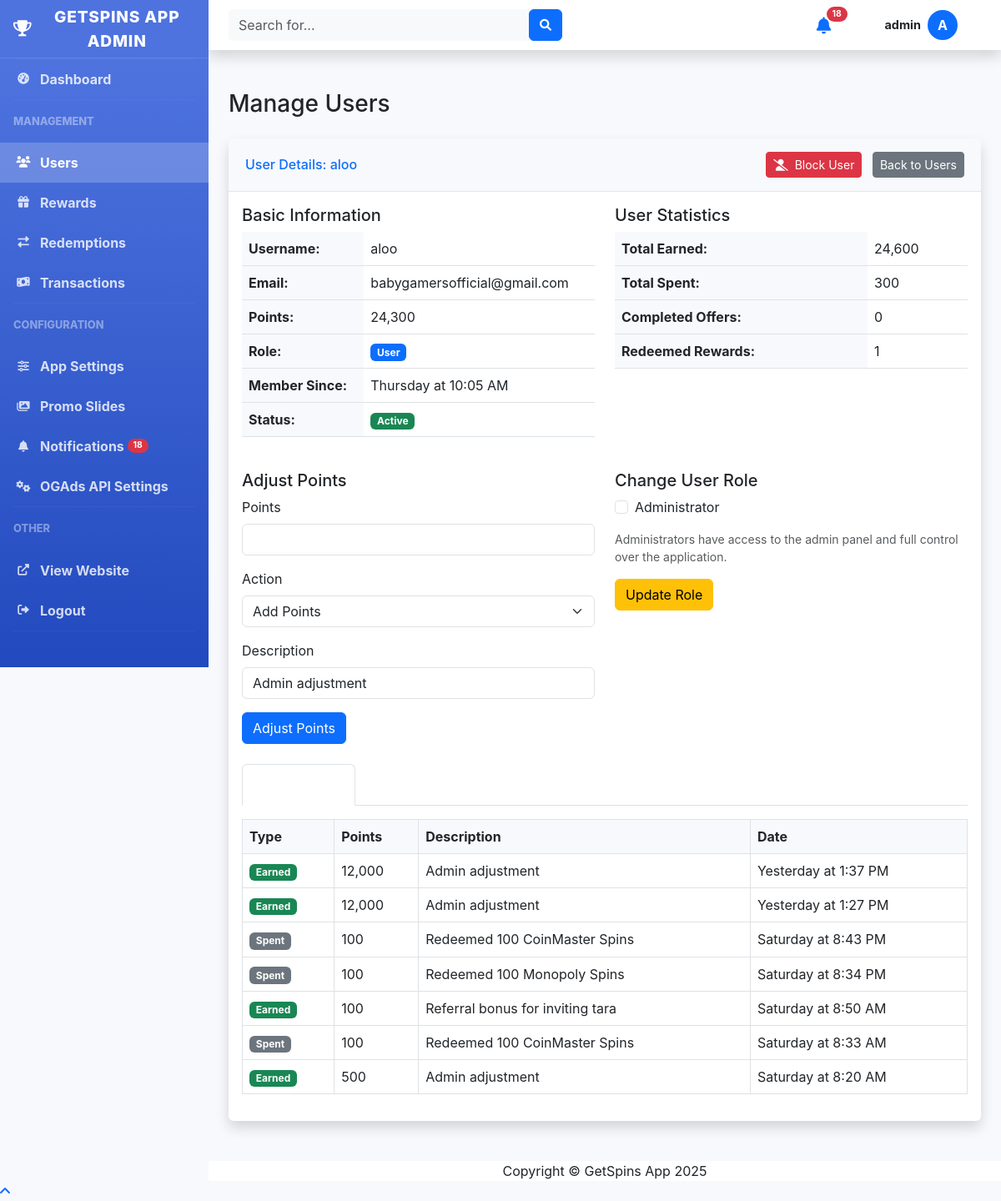
Page /admin/users.php?action=view&id=2 (signed in) on the earlier database version.
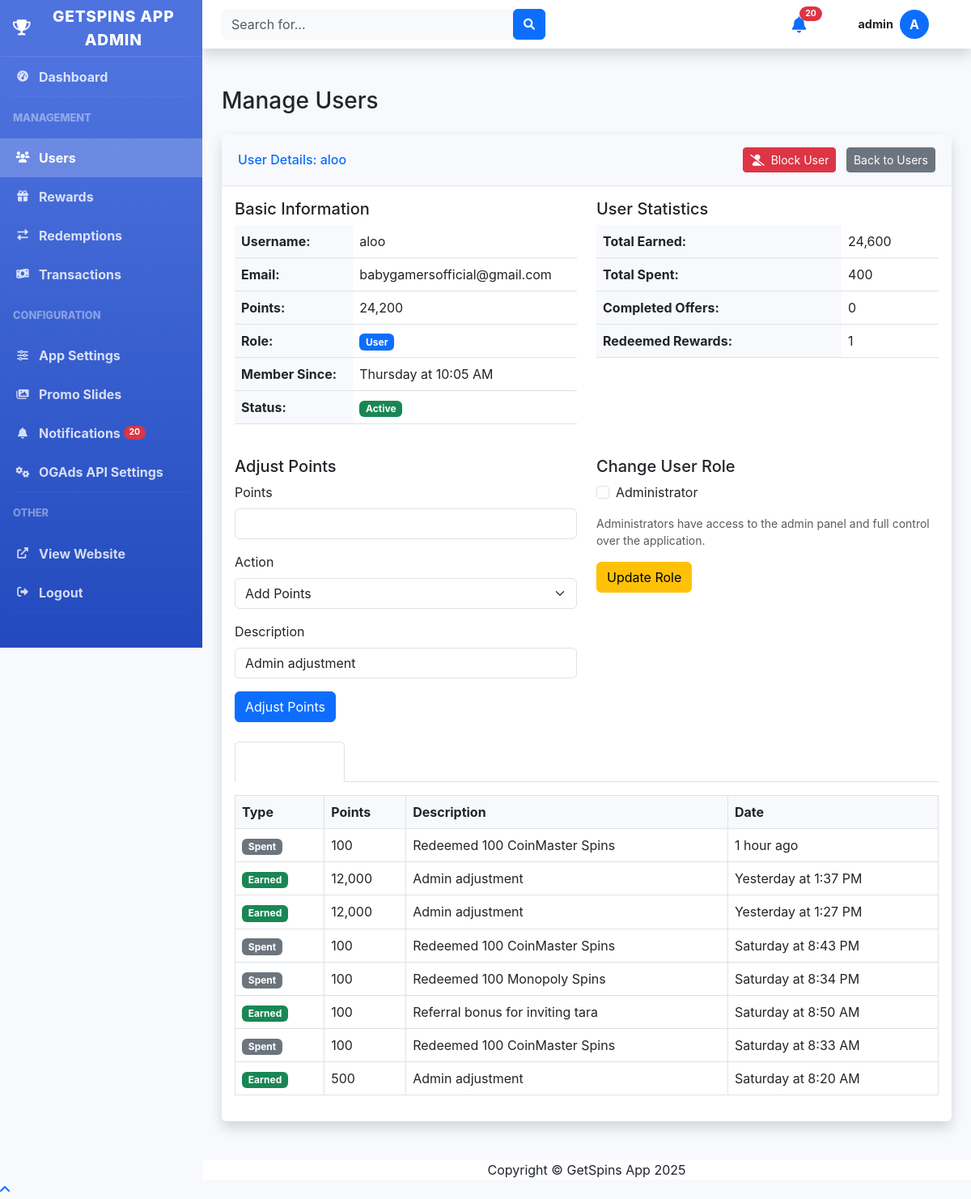
Same page on the later database version.
### tables this page shows
CREATE TABLE users (
            id INTEGER PRIMARY KEY AUTOINCREMENT,
            username TEXT NOT NULL UNIQUE,
            email TEXT NOT NULL UNIQUE,
            password TEXT NOT NULL,
            points INTEGER NOT NULL DEFAULT 0,
            is_admin INTEGER NOT NULL DEFAULT 0,
            created_at TIMESTAMP DEFAULT CURRENT_TIMESTAMP,
            updated_at TIMESTAMP DEFAULT CURRENT_TIMESTAMP
        , referral_code TEXT, referred_by INTEGER, is_blocked INTEGER DEFAULT 0 NOT NULL);

CREATE TABLE transactions (
            id INTEGER PRIMARY KEY AUTOINCREMENT,
            user_id INTEGER NOT NULL,
            type TEXT NOT NULL CHECK(type IN ('earn', 'spend')),
            points INTEGER NOT NULL,
            description TEXT NOT NULL,
            reference_id INTEGER NULL,
            reference_type TEXT NULL,
            created_at TIMESTAMP DEFAULT CURRENT_TIMESTAMP,
            FOREIGN KEY (user_id) REFERENCES users(id) ON DELETE CASCADE
        );

### admin/users.php (the view, shortened to what the changed rows need)
<?php
require_once '../includes/auth.php';
require_once '../includes/functions.php';
require_once '../includes/db.php';
$db = Database::getInstance();
$conn = $db->getConnection();
if (isset($_GET['action'])) {
    $action = $_GET['action'];
    if ($action === 'view' && isset($_GET['id'])) {
        $user_id = (int)$_GET['id'];
        $stats = getUserStats($user_id);
        $stmt = $conn->prepare("SELECT * FROM transactions WHERE user_id = :user_id ORDER BY created_at DESC LIMIT 10");
        $stmt->bindValue(':user_id', $user_id);
        $stmt->execute();
        $transactions = [];
        while ($row = $stmt->fetch(PDO::FETCH_ASSOC)) {
            $transactions[] = $row;
        }
    }
}
$users = getAllUsers();
include 'header.php';
?>
<div class="container-fluid">
    <div class="d-sm-flex align-items-center justify-content-between mb-4">
        <h1 class="h3 mb-0 text-gray-800">Manage Users</h1>
    </div>
    <?php if (isset($action) && $action === 'view' && isset($user)): ?>
    <div class="card shadow mb-4">
        <div class="card-header py-3 d-flex flex-row align-items-center justify-content-between">
            <h6 class="m-0 font-weight-bold text-primary">User Details: <?php echo htmlspecialchars($user['username']); ?></h6>
            <div>
                <?php
                $is_blocked = isset($user['is_blocked']) && $user['is_blocked'] == 1;
                $block_btn_class = $is_blocked ? 'btn-success' : 'btn-danger';
                $block_btn_text = $is_blocked ? 'Unblock User' : 'Block User';
                $block_btn_icon = $is_blocked ? 'fa-unlock' : 'fa-user-slash';
                ?>
                <a href="javascript:void(0);"
                   class="btn btn-sm <?php echo $block_btn_class; ?> me-2"
                   onclick="return showConfirmationModal(
                       'Are you sure you want to <?php echo $is_blocked ? 'unblock' : 'block'; ?> this user?',
                       'users.php?action=toggle_block&id=<?php echo $user['id']; ?>',
                       '<?php echo $block_btn_class; ?>'
                   );">
                    <i class="fas <?php echo $block_btn_icon; ?> me-1"></i> <?php echo $block_btn_text; ?>
                </a>
                <a href="users.php" class="btn btn-sm btn-secondary">Back to Users</a>
            </div>
        </div>
        <div class="card-body">
            <div class="row mb-4">
                <div class="col-md-6">
                    <h5>Basic Information</h5>
                    <table class="table">
                        <tr>
                            <th>Username:</th>
                            <td><?php echo htmlspecialchars($user['username']); ?></td>
                        </tr>
                        <tr>
                            <th>Email:</th>
                            <td><?php echo htmlspecialchars($user['email']); ?></td>
                        </tr>
                        <tr>
                            <th>Points:</th>
                            <td><?php echo formatPoints($user['points']); ?></td>
                        </tr>
                        <tr>
                            <th>Role:</th>
                            <td>
                                <?php if ($user['is_admin']): ?>
                                <span class="badge bg-danger">Admin</span>
                                <?php else: ?>
                                <span class="badge bg-primary">User</span>
                                <?php endif; ?>
                            </td>
                        </tr>
                        <tr>
                            <th>Member Since:</th>
                            <td><?php echo formatDate($user['created_at']); ?></td>
                        </tr>
                        <tr>
                            <th>Status:</th>
                            <td>
                                <?php if (isset($user['is_blocked']) && $user['is_blocked'] == 1): ?>
                                <span class="badge bg-danger">Blocked</span>
                                <?php else: ?>
                                <span class="badge bg-success">Active</span>
                                <?php endif; ?>
                            </td>
                        </tr>
                    </table>
                </div>
                <div class="col-md-6">
                    <h5>User Statistics</h5>
                    <table class="table">
                        <tr>
                            <th>Total Earned:</th>
                            <td><?php echo formatPoints($stats['total_earned']); ?></td>
                        </tr>
                        <tr>
                            <th>Total Spent:</th>
                            <td><?php echo formatPoints($stats['total_spent']); ?></td>
                        </tr>
                        <tr>
                            <th>Completed Offers:</th>
                            <td><?php echo $stats['completed_offers']; ?></td>
                        </tr>
                        <tr>
                            <th>Redeemed Rewards:</th>
                            <td><?php echo $stats['redeemed_rewards']; ?></td>
                        </tr>
                    </table>
                </div>
            </div>
            <div class="row mb-4">
                <div class="col-md-6">
                    <h5>Adjust Points</h5>
                    <form action="<?php echo $_SERVER['PHP_SELF']; ?>?action=edit_points&id=<?php echo $user['id']; ?>" method="post">
                        <div class="mb-3">
                            <label for="points" class="form-label">Points</label>
                            <input type="number" class="form-control" id="points" name="points" min="1" required>
                        </div>
                        <div class="mb-3">
                            <label for="type" class="form-label">Action</label>
                            <select class="form-select" id="type" name="type" required>
                                <option value="add">Add Points</option>
                            </select>
                        </div>
                        <div class="mb-3">
                            <label for="description" class="form-label">Description</label>
                            <input type="text" class="form-control" id="description" name="description" value="Admin adjustment">
                        </div>
                        <button type="submit" class="btn btn-primary">Adjust Points</button>
                    </form>
                </div>
                <div class="col-md-6">
                    <h5>Change User Role</h5>
                    <form action="<?php echo $_SERVER['PHP_SELF']; ?>?action=change_role&id=<?php echo $user['id']; ?>" method="post">
                        <div class="mb-3 form-check">
                            <input type="checkbox" class="form-check-input" id="is_admin" name="is_admin" <?php echo $user['is_admin'] ? 'checked' : ''; ?>>
                            <label class="form-check-label" for="is_admin">Administrator</label>
                        </div>
                        <p class="small text-muted">Administrators have access to the admin panel and full control over the application.</p>
                        <button type="submit" class="btn btn-warning">Update Role</button>
                    </form>
                </div>
            </div>
            <div class="row">
                <div class="col-12">
                    <ul class="nav nav-tabs" id="userTabs" role="tablist">
                        <li class="nav-item" role="presentation">
                            <button class="nav-link active" id="transactions-tab" data-bs-toggle="tab" data-bs-target="#transactions" type="button" role="tab" aria-controls="transactions" aria-selected="true">Transactions</button>
                        </li>
                        <li class="nav-item" role="presentation">
                            <button class="nav-link" id="redemptions-tab" data-bs-toggle="tab" data-bs-target="#redemptions" type="button" role="tab" aria-controls="redemptions" aria-selected="false">Redemptions</button>
                        </li>
                    </ul>
                    <div class="tab-content" id="userTabsContent">
                        <div class="tab-pane fade show active" id="transactions" role="tabpanel" aria-labelledby="transactions-tab">
                            <div class="table-responsive mt-3">
                                <table class="table table-bordered">
                                    <thead>
                                        <tr>
                                            <th>Type</th>
                                            <th>Points</th>
                                            <th>Description</th>
                                            <th>Date</th>
                                        </tr>
                                    </thead>
                                    <tbody>
                                        <?php if (count($transactions) > 0): ?>
                                            <?php foreach ($transactions as $transaction): ?>
                                            <tr>
                                                <td>
                                                    <?php if ($transaction['type'] === 'earn'): ?>
                                                    <span class="badge bg-success">Earned</span>
                                                    <?php else: ?>
                                                    <span class="badge bg-secondary">Spent</span>
                                                    <?php endif; ?>
                                                </td>
                                                <td><?php echo formatPoints($transaction['points']); ?></td>
                                                <td><?php echo htmlspecialchars($transaction['description']); ?></td>
                                                <td><?php echo formatDate($transaction['created_at']); ?></td>
                                            </tr>
                                            <?php endforeach; ?>
                                        <?php else: ?>
                                        <tr>
                                            <td colspan="4" class="text-center">No transactions found</td>
                                        </tr>
                                        <?php endif; ?>
                                    </tbody>
                                </table>
                            </div>
                        </div>
                    </div>
                </div>
            </div>
        </div>
    </div>
    <?php endif; ?>
</div>
<?php include 'footer.php'; ?>

### admin/header.php (shortened to what the changed rows need)
<?php
require_once '../includes/auth.php';
require_once '../includes/functions.php';
require_once '../includes/db.php';
$auth = new Auth();
$current_user = $auth->getUser();
?>
<!DOCTYPE html>
<html lang="en">
<head>
    <link href="https://cdn.jsdelivr.net/npm/bootstrap@5.3.0-alpha1/dist/css/bootstrap.min.css" rel="stylesheet">
    <link href="https://cdnjs.cloudflare.com/ajax/libs/font-awesome/6.0.0/css/all.min.css" rel="stylesheet">
</head>
<body>
    <div id="wrapper">
        <?php include 'sidebar.php'; ?>
        <div id="content-wrapper" class="d-flex flex-column">
            <div id="content">
                <nav class="navbar navbar-expand navbar-light bg-white topbar mb-4 static-top shadow" style="height: 60px;">
                    <ul class="navbar-nav ml-auto">
                        <li class="nav-item dropdown no-arrow mx-1">
                            <?php
                            $unread_count = getUnreadNotificationsCount();
                            ?>
                            <a class="nav-link position-relative d-inline-flex align-items-center justify-content-center" href="#" id="alertsDropdown" role="button" data-bs-toggle="dropdown" aria-expanded="false" style="padding: 0.75rem 1rem;">
                                <i class="fas fa-bell text-primary" style="font-size: 1.25rem; position: relative; top: 9px;"></i>
                                <?php if ($unread_count > 0): ?>
                                <span class="position-absolute badge rounded-pill bg-danger" style="font-size: 0.65rem; top: 0.5rem; right: 0.5rem;">
                                    <?php echo $unread_count < 100 ? $unread_count : '99+'; ?>
                                </span>
                                <?php endif; ?>
                            </a>
                        </li>
                    </ul>
                </nav>

### admin/sidebar.php (shortened to what the changed rows need)
<?php
$current_page = basename($_SERVER['PHP_SELF']);
?>
<div class="sidebar">
    <ul class="nav flex-column">
        <li class="nav-item">
            <a class="nav-link <?php echo $current_page === 'notifications.php' ? 'active' : ''; ?>" href="notifications.php">
                <i class="fas fa-fw fa-bell"></i>
                Notifications
                <?php
                $unread_count = getUnreadNotificationsCount();
                if ($unread_count > 0):
                ?>
                <span class="badge bg-danger rounded-pill ms-1" style="font-size: 0.65rem; transform: translateY(-1px); display: inline-block;"><?php echo $unread_count < 100 ? $unread_count : '99+'; ?></span>
                <?php endif; ?>
            </a>
        </li>
    </ul>
</div>

Differences in the rows shown:
changed users "aloo": points "24,300" → "24,200"
added transactions: type "Spent", points "100", description "Redeemed 100 CoinMaster Spins", created_at "1 hour ago"
Other differences:
$unread_count: "18" → "20"
formatPoints($stats['total_spent']): "300" → "400"
